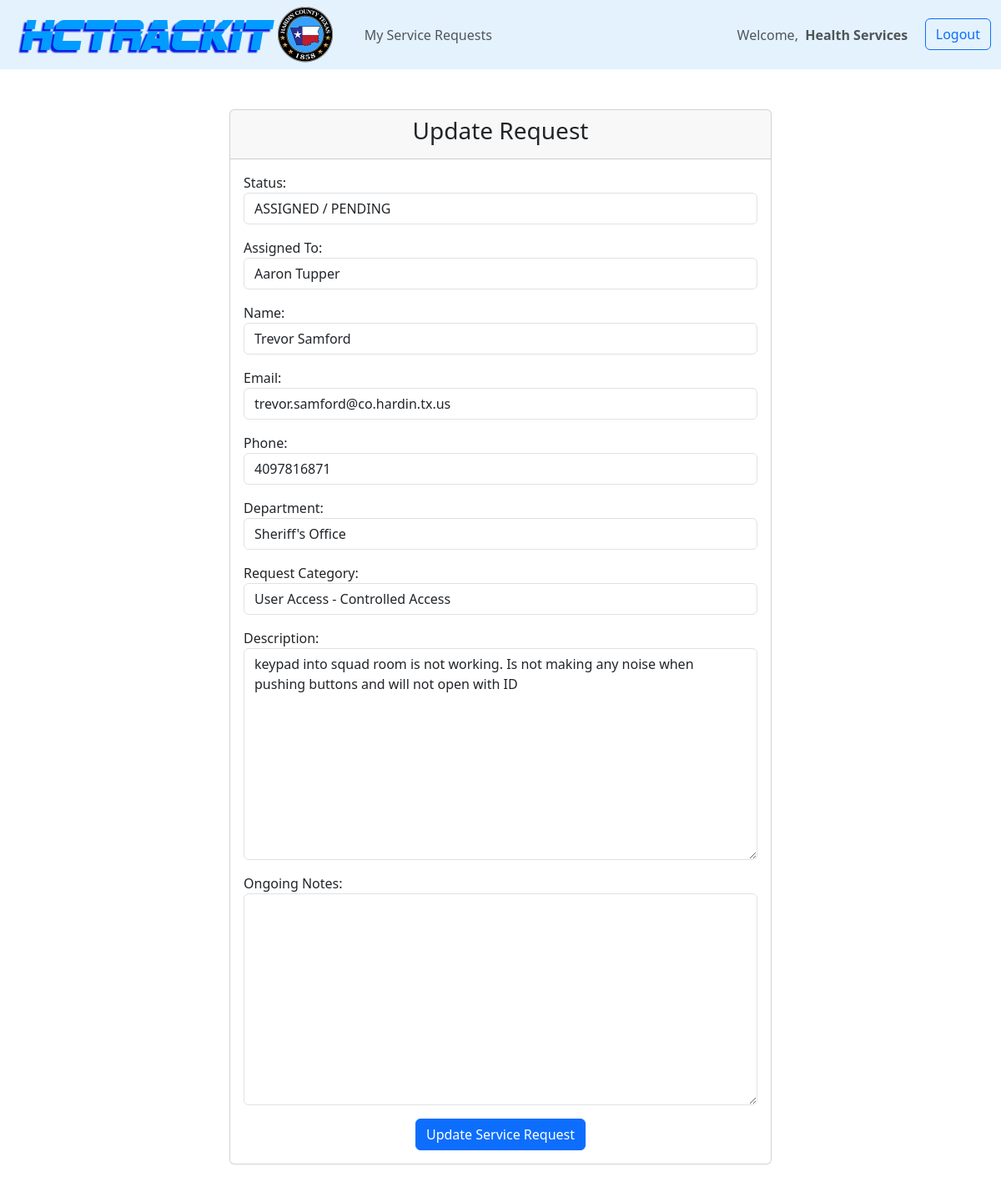
The app's page /tickets/tickets_update_update/6 (signed in) with its own data.
### tickets/models.py (models this page shows, shortened)
class Ticket(models.Model):
    DEPT_CHOICES = (
                        ("", ""),
                        ("356th District Court", "356th District Court"),
                        ("88th Disctric Court", "88th District Court"),
                        ("Agrilife Extension", "Agrilife Extension"),
                        ("Adult Probation", "Adult Probation"),
                        ("Auditor", "Auditor"),
                        ("Corrections", "Corrections"),
                        ("County Attorney", "County Attorney"),
                        ("County Clerk", "County Clerk"),
                        ("County Commissioner Precinct 1", "County Commissioner Precinct 1"),
                        ("County Commissioner Precinct 2", "County Commissioner Precinct 2"),
                        ("County Commissioner Precinct 3", "County Commissioner Precinct 3"),
                        ("County Commissioner Precinct 4", "County Commissioner Precinct 4"),
                        ("County Judge", "County Judge"),
                        ("Crime Victims Assistance", "Crime Victims Assistance"),
                        ("District Attorney", "District Attorney"),
                        ("District Clerk", "District Clerk"),
                        ("Elections", "Elections"),
                        ("Emergency Management", "Emergency Management"),
                        ("Flood Plain Administration", "Flood Plain Administration"),
                        ("Health Services", "Health Services"),
                        ("Human Resources", "Human Resources"),
                        ("Justice of the Peace Precinct 1", "Justice of the Peace Precinct 1"),
                        ("Justice of the Peace Precinct 2", "Justice of the Peace Precinct 2"),
                        ("Justice of the Peace Precinct 3", "Justice of the Peace Precinct 3"),
                        ("Justice of the Peace Precinct 4", "Justice of the Peace Precinct 4"),
                        ("Justice of the Peace Precinct 5", "Justice of the Peace Precinct 5"),
                        ("Justice of the Peace Precinct 6", "Justice of the Peace Precinct 6"),
                        ("Juvenile Probation", "Juvenile Probation"),
                        ("Maintenance", "Maintenance"),
                        ("Purchasing", "Purchasing"),
                        ("Sheriff's Office", "Sheriff's Office"),
                        ("Tax-Assessor Collector", "Tax-Assessor Collector"),
                        ("Technology", "Technology"),
                        ("Treasurer", "Treasurer"),
                        ("Veterans Services", "Veterans Services"),
    )
    CATEGORY_CHOICES = (
                        ("", ""),
                        ("Audio/Visual Equipment", "Audio/Visual Equipment"),
                        ("Copier", "Copier"),
                        ("Fax", "Fax"),
                        ("Hardware", "Hardware"),
                        ("Move Equipment Request", "Move Equipment Request"),
                        ("New Equipment Request", "New Equipment Request"),
                        ("Other", "Other"),
                        ("Printer", "Printer"),
                        ("Radios", "Radios"),
                        ("Security Cameras", "Security Cameras"),
                        ("Scanner", "Scanner"),
                        ("", ""),
                        ("Connectivity - Network", "Connectivity - Network"),
                        ("Connectivity - Sonic Wall", "Connectivity - Sonic Wall"),
                        ("Connectivity - VPN", "Connectivity - VPN"),
                        ("", ""),
                        ("Cyber Security - Suspicious Email", "Cyber Security - Suspicious Email"),
                        ("Cyber Security - Virus", "Cyber Security - Virus"),
                        ("", ""),
                        ("Phone - Desk Phone", "Desk Phone"),
                        ("Phone - Mobile Phone", "Mobile Phone"),
                        ("", ""),
                        ("Software - CAD", "Software - CAD"),
                        ("Software - DW Spectrum", "Software - DW Spectrum"),
                        ("Software - EDOC", "Software - EDOC"),
                        ("Software - Email", "Software - Email"),
                        ("Software - Internet Browser", "Software - Internet Browser"),
                        ("Software - JMS", "Software - JMS"),
                        ("Software - LGS", "Software - LGS"),
                        ("Software - MDIS", "Software - MDIS"),
                        ("Software - NetData", "Software - NetData"),
                        ("Software - Office", "Software - Office"),
                        ("Software - RMS", "Software - RMS"),
                        ("Software - Watchguard", "Software - Watchguard"),
                        ("Software - Other", "Software - Other"),
                        ("", ""),
                        ("User Access - Controlled Access", "User Access - Controlled Access"),
                        ("User Access - Create New User", "User Access - Create New User"),
                        ("User Access - Network Access", "User Access - Network Access"),
                        ("User Access - Remove User", "User Access - Remove User"),
    )
    created_by = models.ForeignKey(User, default=None, blank=True, on_delete=models.CASCADE)
    status = models.CharField(max_length=50, default="NEW")
    assignedto = models.CharField(max_length=50, default="Unassigned")
    created_at = models.DateTimeField(auto_now_add=True)
    last_updated = models.DateTimeField(auto_now=True)
    completed_at = models.DateTimeField(auto_now=True)
    name = models.CharField(max_length=100)
    email = models.CharField(max_length=100)
    phone = models.CharField(max_length=15)
    department = models.CharField(max_length=200, choices=DEPT_CHOICES)
    category = models.CharField(max_length=200, choices=CATEGORY_CHOICES)
    description = models.TextField(max_length=3000)
    ongoing_notes = models.TextField(max_length=3000, blank=True)
    completed_notes = models.TextField(max_length=3000, blank=True)

### tickets/views.py (the view)
# urls.py: path('tickets_update_update/<str:pk>', views.ticketsUpdate, name="tickets_update_update"),
@login_required(login_url='login')
def ticketsUpdate(request, pk):
    ticket = Ticket.objects.get(id=pk)
    form = UpdateTicketForm(instance=ticket)
    if request.method == "POST":
        form = UpdateTicketForm(request.POST, instance=ticket)
        if form.is_valid():
            form.save()
            return redirect('tickets_home')
    context = {'form':form}
    return render(request, 'tickets_update_update.html', context)

### tickets/templates/tickets_update_update.html (shortened to what this page needs)
{% extends "main.html" %}
{% load static %}
{% block content %}
<br>
<br>
<div class="container d-flex justify-content-center">
    <div class="card">
    <div class="card-header">
        <h3>Update Request</h3>
    </div>
    <div class="card-body">
        <form method="POST" action="#">
            {{ form.as_p }}
            <div class="d-flex justify-content-center">
                <button type="submit" class="btn btn-primary">Update Service Request</button>
            </div>
        </form>
    </div>
</div>
{% endblock content %}

### tickets/templates/navbar.html
{% load static %}
<nav class="navbar navbar-expand-sm" style="background-color: #e3f2fd;">
  <img src="{% static 'images/logo.png' %}">&nbsp;&nbsp;&nbsp;&nbsp;
  <div class="container-fluid">
    <div class="navbar-collapse" id="navbarSupportedContent">
      <ul class="navbar-nav ml-auto mb-2 mb-lg-0">
        {% if request.user.is_staff %}
          <li class="nav-item">
            <a class="nav-link" href="{% url 'tickets_home' %}">Service Requests</a>
          </li>
          <li>
            <a class="nav-link">|</a>
          </li>
          <li class="nav-item">
            <a class="nav-link" href="{% url 'projects_home' %}">Project Tracker</a>
          </li>
          <li>
            <a class="nav-link">|</a>
          </li>
          <li class="nav-item">
            <a class="nav-link" href="{% url 'knowledgebase_home' %}">Knowledge Base</a>
          </li>
          <li>
            <a class="nav-link">|</a>
          </li>
          <li class="nav-item dropdown">
            <a class="nav-link dropdown-toggle" href="#" role="button" data-bs-toggle="dropdown" aria-expanded="false">
              Tech Links
            </a>
            <ul class="dropdown-menu">
              <li><a class="dropdown-item" href="https://dashboard.techplusit.com" target="_blank">Managed Services</a></li>
              <li><a class="dropdown-item" href="https://34.237.28.226:8443/manage/account/login?redirect=%2Fmanage" target="_blank">Ubiquiti Controller</a></li>
              <li><a class="dropdown-item" href="http://10.0.0.10/" target="_blank">NEC Controller</a></li>
              <li><a class="dropdown-item" href="{% url 'support_directory' %}" target="_blank">Support Contact Directory</a></li>
              <li><a class="dropdown-item" href="{% url 'credentials' %}" target="_blank">HCTrackIT User Credentials</a></li>
              <li><hr class="dropdown-divider"></li>
              <li><a class="dropdown-item" href="https://admin.microsoft.com/#/users" target="_blank">O365 - User Email Accounts</a></li>
              <li><a class="dropdown-item" href="https://admin.exchange.microsoft.com/#/messagetrace" target="_blank">O365 - Email Message Trace</a></li>
              <li><a class="dropdown-item" href="https://entra.microsoft.com/#view/Microsoft_AAD_UsersAndTenants/UserManagementMenuBlade/~/SignIns/menuId/?Microsoft_AAD_IAM_legacyAADRedirect=true" target="_blank">O365 - Sign-in Logs</a></li>
            </ul>
          </li>
          <li>
            <a class="nav-link">|</a>
          </li>
          <li class="nav-item">
            <a class="nav-link" href="#">Reports</a>
          </li>
      </ul>
      <ul class="navbar-nav ms-auto">
          <li class="nav-item">
            <a class="nav-link">Welcome, &nbsp;<strong>{{request.user.first_name}}&nbsp;&nbsp;&nbsp;</strong></a>
          </li>
          <li class="nav-item">
            <a class="btn btn-outline-primary" href="{% url 'logout' %}">Logout</a>
          </li>
      </ul>
      {% else %}
      <li class="nav-item">
        <a class="nav-link" href="#">My Service Requests</a>
      </li>
    </ul>
    <ul class="navbar-nav ms-auto">
        <li class="nav-item">
          <a class="nav-link">Welcome, &nbsp;<strong>{{request.user.first_name}}&nbsp;&nbsp;&nbsp;</strong></a>
        </li>
        <li class="nav-item">
          <a class="btn btn-outline-primary" href="{% url 'logout' %}">Logout</a>
        </li>
    </ul>
      {% endif %}
    </div>
  </div>
</nav>

### static/css/main.css (style rules this page uses)
.card { width:650px; margin-bottom:50px; }
.card-header { text-align: center; }

### records on screen
Ticket: status "ASSIGNED / PENDING", assignedto "Aaron Tupper", name "Trevor Samford", email "trevor.samford@co.hardin.tx.us", phone "4097816871", department "Sheriff's Office", category "User Access - Controlled Access", description "keypad into squad room is not working. Is not making any noise when pushing buttons and will not open with ID"

### other values on screen
{{ request.user.first_name }} "Health Services"
